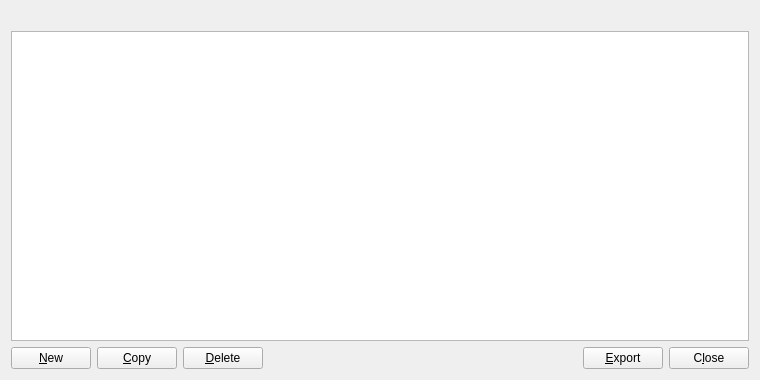
<?xml version="1.0" encoding="UTF-8"?>
<ui version="4.0">
 <class>AddressBookPage</class>
 <widget class="QWidget" name="AddressBookPage">
  <property name="geometry">
   <rect>
    <x>0</x>
    <y>0</y>
    <width>760</width>
    <height>380</height>
   </rect>
  </property>
  <layout class="QVBoxLayout" name="verticalLayout">
   <item>
    <widget class="QLabel" name="labelExplanation">
     <property name="textFormat">
      <enum>Qt::PlainText</enum>
     </property>
     <property name="wordWrap">
      <bool>true</bool>
     </property>
    </widget>
   </item>
   <item>
    <widget class="QTableView" name="tableView">
     <property name="palette">
      <palette>
       <active>
        <colorrole role="Text">
         <brush brushstyle="SolidPattern">
          <color alpha="255">
           <red>51</red>
           <green>51</green>
           <blue>51</blue>
          </color>
         </brush>
        </colorrole>
       </active>
       <inactive>
        <colorrole role="Text">
         <brush brushstyle="SolidPattern">
          <color alpha="255">
           <red>51</red>
           <green>51</green>
           <blue>51</blue>
          </color>
         </brush>
        </colorrole>
       </inactive>
       <disabled>
        <colorrole role="Text">
         <brush brushstyle="SolidPattern">
          <color alpha="255">
           <red>85</red>
           <green>85</green>
           <blue>85</blue>
          </color>
         </brush>
        </colorrole>
       </disabled>
      </palette>
     </property>
     <property name="contextMenuPolicy">
      <enum>Qt::CustomContextMenu</enum>
     </property>
     <property name="toolTip">
      <string>Right-click to edit address or label</string>
     </property>
     <property name="tabKeyNavigation">
      <bool>false</bool>
     </property>
     <property name="alternatingRowColors">
      <bool>true</bool>
     </property>
     <property name="selectionMode">
      <enum>QAbstractItemView::SingleSelection</enum>
     </property>
     <property name="selectionBehavior">
      <enum>QAbstractItemView::SelectRows</enum>
     </property>
     <property name="sortingEnabled">
      <bool>true</bool>
     </property>
     <attribute name="verticalHeaderVisible">
      <bool>false</bool>
     </attribute>
    </widget>
   </item>
   <item>
    <layout class="QHBoxLayout" name="horizontalLayout">
     <item>
      <widget class="QPushButton" name="newAddress">
       <property name="toolTip">
        <string>Create a new address</string>
       </property>
       <property name="text">
        <string>&amp;New</string>
       </property>
       <property name="icon">
        <iconset resource="../zyte.qrc">
         <normaloff>:/icons/add</normaloff>:/icons/add</iconset>
       </property>
       <property name="autoDefault">
        <bool>false</bool>
       </property>
      </widget>
     </item>
     <item>
      <widget class="QPushButton" name="copyAddress">
       <property name="toolTip">
        <string>Copy the currently selected address to the system clipboard</string>
       </property>
       <property name="text">
        <string>&amp;Copy</string>
       </property>
       <property name="icon">
        <iconset resource="../zyte.qrc">
         <normaloff>:/icons/editcopy</normaloff>:/icons/editcopy</iconset>
       </property>
       <property name="autoDefault">
        <bool>false</bool>
       </property>
      </widget>
     </item>
     <item>
      <widget class="QPushButton" name="deleteAddress">
       <property name="toolTip">
        <string>Delete the currently selected address from the list</string>
       </property>
       <property name="text">
        <string>&amp;Delete</string>
       </property>
       <property name="icon">
        <iconset resource="../zyte.qrc">
         <normaloff>:/icons/remove</normaloff>:/icons/remove</iconset>
       </property>
       <property name="autoDefault">
        <bool>false</bool>
       </property>
      </widget>
     </item>
     <item>
      <spacer name="horizontalSpacer">
       <property name="orientation">
        <enum>Qt::Horizontal</enum>
       </property>
       <property name="sizeHint" stdset="0">
        <size>
         <width>40</width>
         <height>20</height>
        </size>
       </property>
      </spacer>
     </item>
     <item>
      <widget class="QPushButton" name="exportButton">
       <property name="toolTip">
        <string>Export the data in the current tab to a file</string>
       </property>
       <property name="text">
        <string>&amp;Export</string>
       </property>
       <property name="icon">
        <iconset resource="../zyte.qrc">
         <normaloff>:/icons/export</normaloff>:/icons/export</iconset>
       </property>
       <property name="autoDefault">
        <bool>false</bool>
       </property>
      </widget>
     </item>
     <item>
      <widget class="QPushButton" name="closeButton">
       <property name="sizePolicy">
        <sizepolicy hsizetype="Minimum" vsizetype="Minimum">
         <horstretch>0</horstretch>
         <verstretch>0</verstretch>
        </sizepolicy>
       </property>
       <property name="text">
        <string>C&amp;lose</string>
       </property>
       <property name="autoDefault">
        <bool>false</bool>
       </property>
      </widget>
     </item>
    </layout>
   </item>
  </layout>
 </widget>
 <resources>
  <include location="../zyte.qrc"/>
 </resources>
 <connections/>
</ui>
